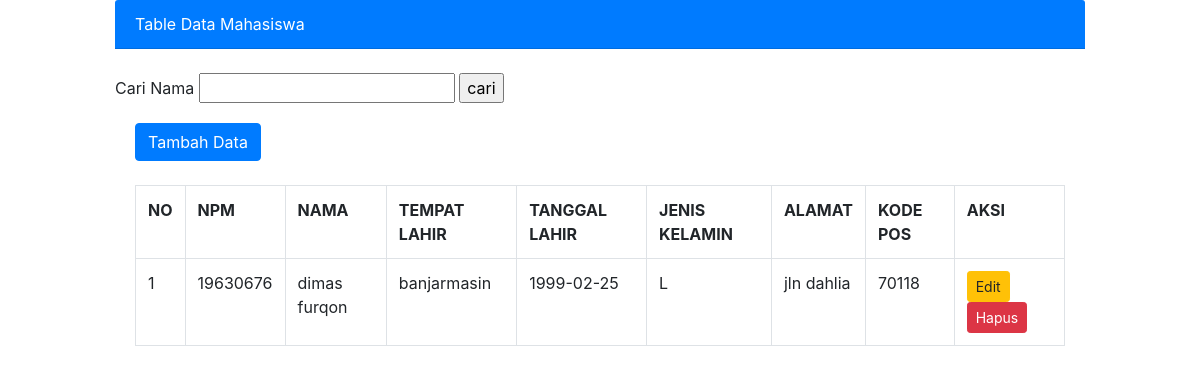
Screenshot of /data_mahasiswa.php?s=dimas furqon with the database file from the repository.
### tables this page shows
CREATE TABLE `tblmhs` (
  `npm` varchar(8) NOT NULL,
  `nama` varchar(100) NOT NULL,
  `tempat_lahir` varchar(50) NOT NULL,
  `tanggal_lahir` date NOT NULL,
  `jenis_kelamin` enum('L','P') NOT NULL,
  `alamat` text NOT NULL,
  `kodepos` varchar(5) NOT NULL
);

### data_mahasiswa.php (the view, shortened to what this page needs)
<!DOCTYPE html>
<html lang="en">
<head>
    <link rel="stylesheet" href="css/bootstrap.css">
</head>
<body>
    <div class="container col-md-10">
    <div class="card-header bg-primary text-white">
        Table Data Mahasiswa
    </div>
    <br>
    <form method="GET" action="">
        Cari Nama <input type="text" name="s">
        <input type="submit" value="cari">
    </form>
        <div class="card-body">
            <a href="index.php" class="btn btn-primary">Tambah Data</a>
            <br>
            <br>
            <table class="table table-bordered">
                <tr>
                    <th>NO</th>
                    <th>NPM</th>
                    <th>NAMA</th>
                    <th>TEMPAT LAHIR</th>
                    <th>TANGGAL LAHIR</th>
                    <th>JENIS KELAMIN</th>
                    <th>ALAMAT</th>
                    <th>KODE POS</th>
                    <th>AKSI</th>
                </tr>
            <?php
                include "koneksi.php";
                $no = 1;
                if (isset($_GET['s']))
                {
                    $NAMA = $_GET['s'];
                    $tampil = mysqli_query($koneksi, "SELECT * FROM tblmhs WHERE NAMA LIKE '%$NAMA'");
                }else
                $tampil = mysqli_query($koneksi, "SELECT * FROM tblmhs");
                while ($data = mysqli_fetch_array($tampil))
                {
            ?>
            <tr>
                    <td><?php echo $no++;?> </td>
                    <td><?php echo $data ['npm']?></td>
                    <td><?php echo $data ['nama']?></td>
                    <td><?php echo $data ['tempat_lahir']?></td>
                    <td><?php echo $data ['tanggal_lahir']?></td>
                    <td><?php echo $data ['jenis_kelamin']?></td>
                    <td><?php echo $data ['alamat']?></td>
                    <td><?php echo $data ['kodepos']?></td>
            <td>
                    <a href="edit_data.php?npm=<?php echo $data['npm'];?>" class="btn btn-sm btn-warning">Edit</a>
                    <a href="hapus_data.php?npm=<?php echo $data['npm'];?>" class="btn btn-sm btn-danger">Hapus</a>
            </td>
            </tr>
            <?php } ?>
            </table>
        </div>
    </body>
</html>

### rows the page displays
tblmhs: npm "19630676", nama "dimas furqon", tempat_lahir "banjarmasin", tanggal_lahir "1999-02-25", jenis_kelamin "L", alamat "jln dahlia", kodepos "70118"
